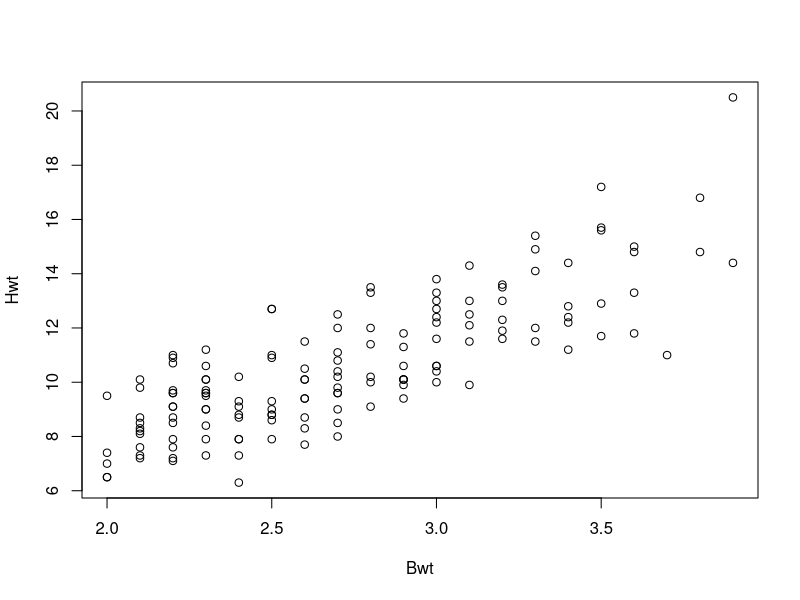

This chart was generated by the following R code:
library("MASS")
#data set cats is available in library MASS.
data(cats)
#loads specified data set
head(cats)
summary(cats)
plot(Hwt ~ Bwt, data=cats)
cat.mod <- lm(Bwt ~ Hwt, data=cats)
#label is Bwt
summary(cat.mod)
testData<- data.frame(Hwt=3.5)
predict(cat.mod, testData)

